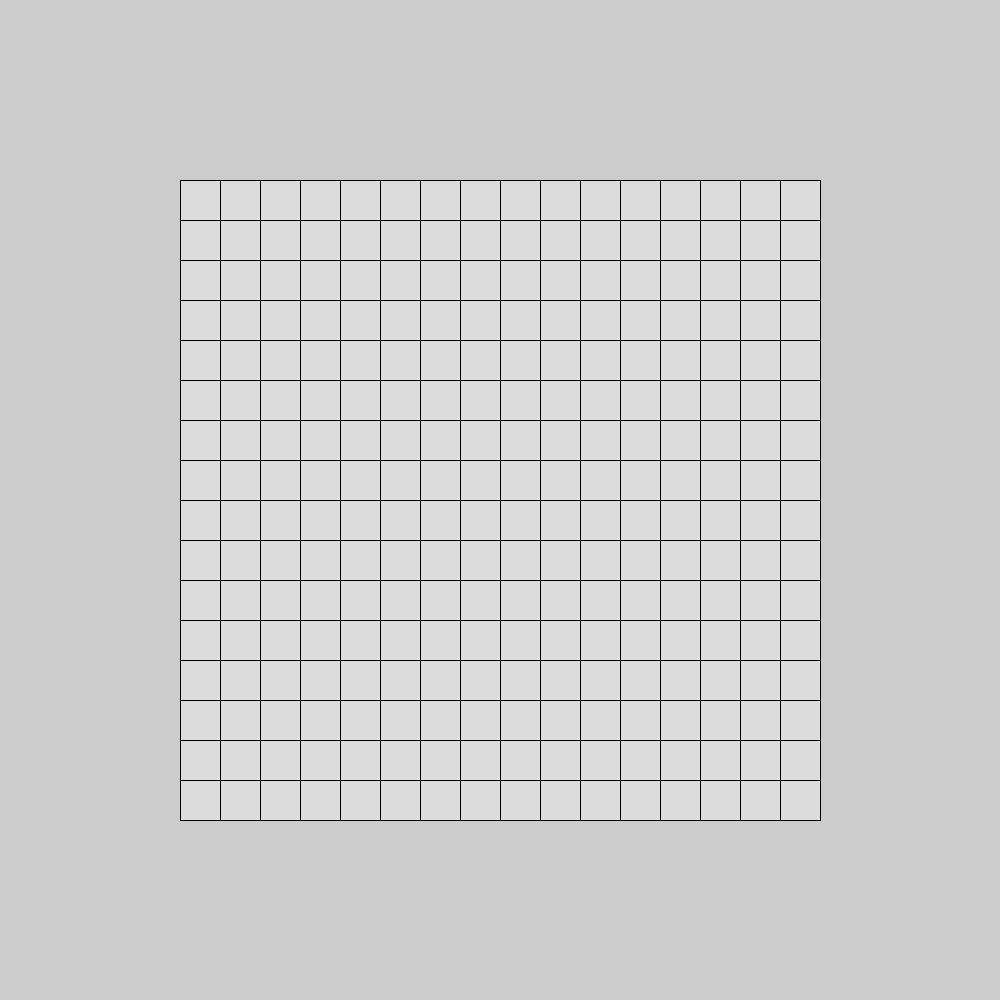
Frame 1 (no input)
Frame 60 (the mouse pressed at the canvas centre just before this capture): identical to frame 1, image omitted
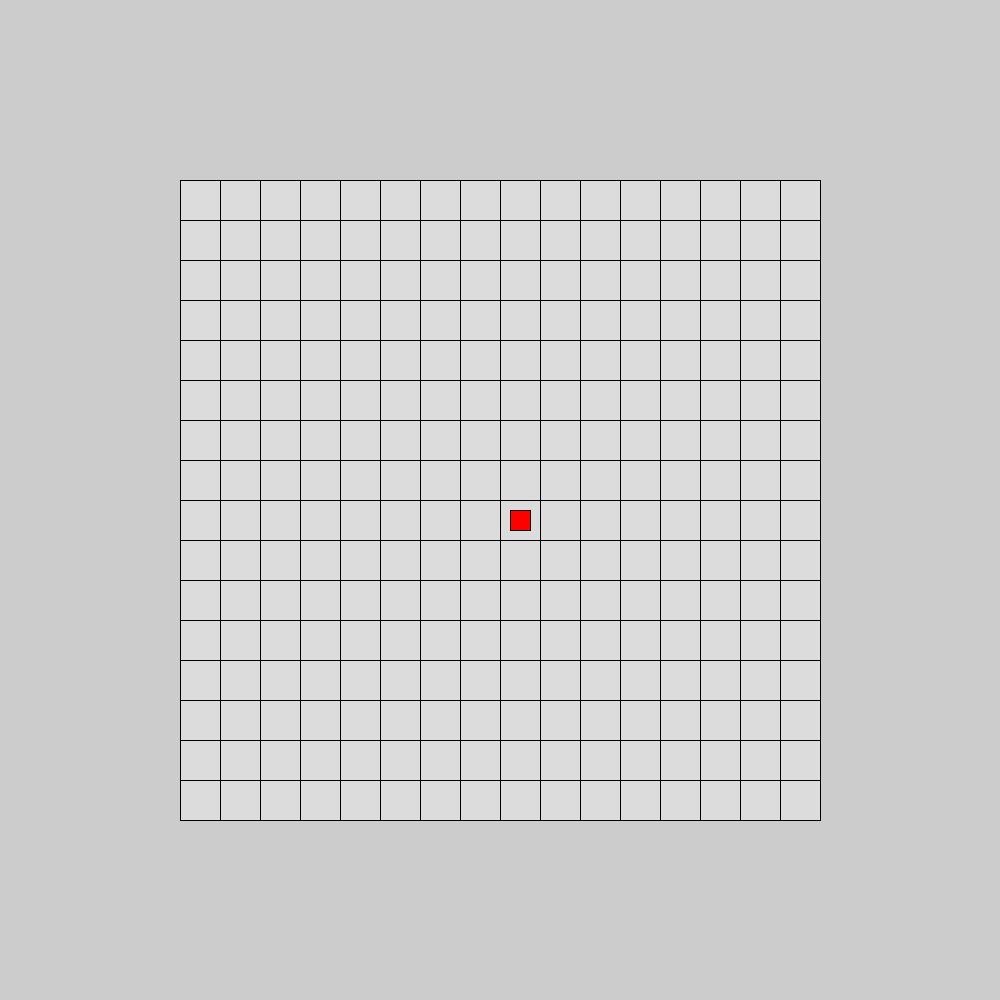
Frame 120 (the mouse held since frame 60 and released just before this capture)

The Processing sketch that drew these frames (run headless with seeded random() and noise(); from frame 60 on, the mouse is pressed at the canvas centre):

// Processing sketch: Mine_Sweeper
// ── Mine_Sweeper.pde
// ===== GAME SETTINGS =====
int gridCountX = 50;
int gridCountY = 50;
int squareSize = 40;
PVector gridOffset;
boolean testMode = false;

int[] gridSizesX = {8, 9, 10, 13, 13, 14, 14, 15, 15, 16, 16};
int[] gridSizesY = {8, 9, 10, 15, 16, 15, 16, 15, 16, 16, 30};
int[] mineCounts = {10, 10, 10, 10, 40, 40, 40, 40, 40, 40 , 100};

int difficulty = 9;
int mineCount;

color[] numberColors = {
  color(190),
  color(0, 0, 253),
  color(1, 126, 0),
  color(254, 0, 0),
  color(1, 1, 126),
  color(131, 1, 0),
  color(0, 128, 128),
  color(0),
  color(128),
};

// ===== ROUND VALUES =====

boolean firstClick;
int gameState = 0;
PVector gridSize;
boolean[][] gridStates;
boolean[][] minePositions;
boolean[][] flagPositions;
int[] clickedMine;
int timePassed;
int lastMilli;

boolean leftDown = false;
int leftDownTime = 0;
boolean rightDown = false;
int rightDownTime = 0;
int mX;
int mY;

// ===== PROCESSING FUNCTIONS =====

void setup() {
  size(1000, 1000);
  
  gridCountX = gridSizesX[difficulty];
  gridCountY = gridSizesY[difficulty];
  mineCount = mineCounts[difficulty];
  
  
  if(squareSize * gridCountX > width) {
      squareSize = width / gridCountX;
  }
  if(squareSize * gridCountY > height) {
      squareSize = height / gridCountY;
  }
  gridOffset = new PVector((width - gridCountX * squareSize) / 2, (height - gridCountY * squareSize) / 2);
  gridSize = new PVector(width - gridOffset.x * 2, width - gridOffset.y * 2);
  println(gridSize.x, gridSize.y, gridOffset.x, gridOffset.y);
  newGame();
}

void draw() {
  runGame();
}

void keyPressed() {
  if(!setMousePos()) { return; }
  if(key == 'q') {
    if(rightDown) {
      quickReveal();
    } else {
      attemptReveal();
    }
    leftDown = true;
  }
  
  if(key == 'e') {
    if(leftDown) {
      quickReveal();  
    } else {
      placeFlag();
      rightDown = true;
    }
  }
}

void keyReleased() {
  if(key == 'q') {
    leftDown = false;
  }
  
  if(key == 'e') {
    rightDown = false;
  }
}

void mousePressed() {
  if(!setMousePos()) { return; }
  if(mouseButton == LEFT) {
    leftDown = true;
    if(rightDown) {
      quickReveal();
    } else {
      attemptReveal();
    }
    println(leftDown);
  } else {
    if(leftDown) {
      quickReveal();  
    } else {
      placeFlag();
      rightDown = true;
    }
  }
}

void mouseReleased() {
  if(mouseButton == RIGHT) {
    rightDown = false;
    rightDownTime = 0;
  }
  if(mouseButton == LEFT) {
    leftDown = false;
    leftDownTime = 0;
  }
}

// ===== GAME FUNCTIONS =====

// PLAYER ACTIONS

boolean setMousePos() {
  int x = (int)((mouseX - gridOffset.x) / squareSize);
  int y = (int)((mouseY - gridOffset.y) / squareSize);
  if(x < 0 || x > gridCountX - 1 || y < 0 || y > gridCountY - 1) {
    return false;  
  }
  mX = x;
  mY = y;
  return true;
}

void attemptReveal() {
  if(firstClick) {
    firstClick = false;
    generateMines(mX, mY);
  }
    
  if(gameState == 1 && checkMine(mX, mY)) {
    clickedMine = new int[] {mX, mY};
    loseGame();
    return;
  }
  
  if(gameState == 0 || gameState == 2) {
    newGame();
    return;
  }
  
  if(!getFlagState(mX, mY) && !getSquareState(mX, mY)) {
    setSquareState(mX, mY);
    leftDown = false;
  }
  
  if(getAdjacentMines(mX, mY) == 0) {
    revealAdjacentSquares(mX, mY);
  }
}

void placeFlag() {
  if(!getSquareState(mX, mY)) {
    setFlagState(mX, mY);
  }
}

void quickReveal() {
  if(getSquareState(mX, mY)) {
    revealNonFlaggedSquares(mX, mY);
  }
}

// ROUNDS

void runGame() {
  if(checkComplete() && gameState == 1) {
    winGame();
  }
  drawGrid();  
  
  timePassed += millis() - lastMilli;
  lastMilli = millis();
  
}

void newGame() {
  gameState = 1;
  clickedMine = new int[] {-1, -1};
  gridStates = new boolean[gridCountX][gridCountY];
  minePositions = new boolean[gridCountX][gridCountY];
  flagPositions = new boolean[gridCountX][gridCountY];
  firstClick = true;
  timePassed = 0;
  lastMilli = 0;
}

void loseGame() {
  revealAllSquares();
  gameState = 0;
}

void winGame() {
  gameState = 2;
}

void revealAllSquares() {
  for(int i = 0; i < gridCountX; i++) {
    for(int k = 0; k < gridCountY; k++) {
      setSquareState(i, k);  
    }
  }
}

// GETTING AND SETTING SQUARES

void revealNonFlaggedSquares(int x, int y) {
  if(getAdjacentFlags(x, y) != getAdjacentMines(x, y)) {
    return;  
  }
  for(int i = x - 1; i <= x + 1; i++) {
    if(i >= gridCountX || i < 0) {
      continue;  
    }
    for(int k = y - 1; k <= y + 1; k++) {       
      if(k >= gridCountY || k < 0) {
        continue;  
      }
      if(!getSquareState(i, k) && !getFlagState(i, k)) {
        if(checkMine(i, k)) {
          clickedMine = new int[] {i, k};
          loseGame();
        }
        if(getAdjacentMines(i, k) == 0)  {
          revealAdjacentSquares(i, k); 
        } else {
          setSquareState(i, k);  
        }
      }
    }
  }
}

void revealAdjacentSquares(int x, int y) {
  for(int i = x - 1; i <= x + 1; i++) {
    if(i >= gridCountX || i < 0) {
      continue;  
    }
    for(int k = y - 1; k <= y + 1; k++) { 
      if(k >= gridCountY || k < 0) {
        continue;  
      }
      if(!checkMine(i, k) && !getSquareState(i, k)) {
        setSquareState(i, k);
        if(getAdjacentMines(i, k) == 0) {
          revealAdjacentSquares(i, k);
        }
      }
    }
  }
}

void setFlagState(int x, int y) {
  flagPositions[x][y] = !flagPositions[x][y];
}

boolean getFlagState(int x, int y) {
  return flagPositions[x][y];
}


boolean getSquareState(int x, int y) {
  return gridStates[x][y];  
}

void setSquareState(int x, int y) {
  gridStates[x][y] = true;
  if(getFlagState(x, y)) {
    setFlagState(x, y);
  }
}

boolean checkMine(int x, int y) {
  return minePositions[x][y];  
}

boolean checkComplete() {
  for(int i = 0; i < gridCountX;i ++) {
    for(int k = 0; k < gridCountY; k++) {
      if(!getSquareState(i , k) && !checkMine(i, k)) {
        return false;
      }
    }
  }
  return true;
}

void generateMines(int originX, int originY) {
  int attempts = 0;
  for(int i = 1; i <= mineCount && attempts < 1000; i++) {
    int x = (int)random(gridCountX);
    int y = (int)random(gridCountY);
    boolean valid = true;
    println(originX - x);
    if(checkMine(x, y) || x > originX - 2 && x < originX + 2 && y > originY - 2 && y < originY + 2) {
      valid = false;  
    }
    
    if(valid) {
      minePositions[x][y] = true;
      attempts = 0;
    } else {
      attempts++;
      i--;
    }
  }
}

int getAdjacentMines(int x, int y) {
  int result = 0;
  for(int i = x - 1; i <= x + 1; i++) {
    if(i >= gridCountX || i < 0) {
      continue;  
    }
    for(int k = y - 1; k <= y + 1; k++) { 
      if(k >= gridCountY || k < 0 || x == i && k == y) {
        continue;  
      }
      if(checkMine(i, k)) {
        result++;
      }
    }
  }
  return result;
}

int getAdjacentFlags(int x, int y) {
  int result = 0;
  for(int i = x - 1; i <= x + 1; i++) {
    if(i >= gridCountX || i < 0) {
      continue;  
    }
    for(int k = y - 1; k <= y + 1; k++) { 
      if(k >= gridCountY || k < 0 || x == i && k == y) {
        continue;  
      }
      if(getFlagState(i, k)) {
        result++;
      }
    }
  }
  return result;  
}

// ===== DRAW FUNCTIONS =====

void drawMine(int x, int y) {
  if(x == clickedMine[0] && y == clickedMine[1]) {
    fill(255, 0, 0);
  } else {
    fill(0);  
  }
  circle(gridOffset.x + x * squareSize + squareSize * 0.5, gridOffset.y + y * squareSize + squareSize * 0.5, squareSize * 0.8);  
}

void drawFlag(int x, int y) {
  fill(255, 0, 0);
  square(gridOffset.x + x * squareSize + squareSize * 0.25, gridOffset.y + y * squareSize + squareSize * 0.25, squareSize * 0.5);
}

void drawSquare(int x, int y, color c, int state) {
  fill(c);
  square(gridOffset.x + x * squareSize, gridOffset.y + y * squareSize, squareSize);
  textAlign(CENTER, CENTER);
  textSize(squareSize * 0.8);
  if(state == 1) {
    int mines = getAdjacentMines(x, y);
    if(mines > 0) {
      fill(numberColors[mines]);
      text(mines, gridOffset.x + x * squareSize + squareSize * 0.5, gridOffset.y + y * squareSize + squareSize * 0.5);
    }
  }
}

void drawGrid() {
  for(int i = 0; i < gridCountX; i++) {
    for(int k = 0; k < gridCountY; k++) {         
           
      if(gridStates[i][k]) {
        drawSquare(i, k, color(190), 1);
      } else {
        drawSquare(i, k, color(220), 0);
      }

      if((rightDown || leftDown) && getSquareState(mX, mY)) {
        if(i - mX >= -1 && i - mX <= 1 && k - mY <= 1 && k - mY >= -1 && !getSquareState(i, k)) {
          drawSquare(i, k, color(240), 0);
        }
      }
      
      if(testMode & checkMine(i, k)) {
        drawMine(i, k);
      }

      if(gameState == 0 && checkMine(i, k)) {
        drawMine(i, k);
        textAlign(CENTER, CENTER);
        textSize(40);
        fill(255);
        text("You Lost!", width / 2, height / 2);
      }
      
      if(getFlagState(i, k)) {
        drawFlag(i, k);
      }
    }
  }
  
  if(gameState == 2) {
    textAlign(CENTER, CENTER);
    textSize(40);
    fill(255);
    text("You Won!", width / 2, height / 2);
  }
}
